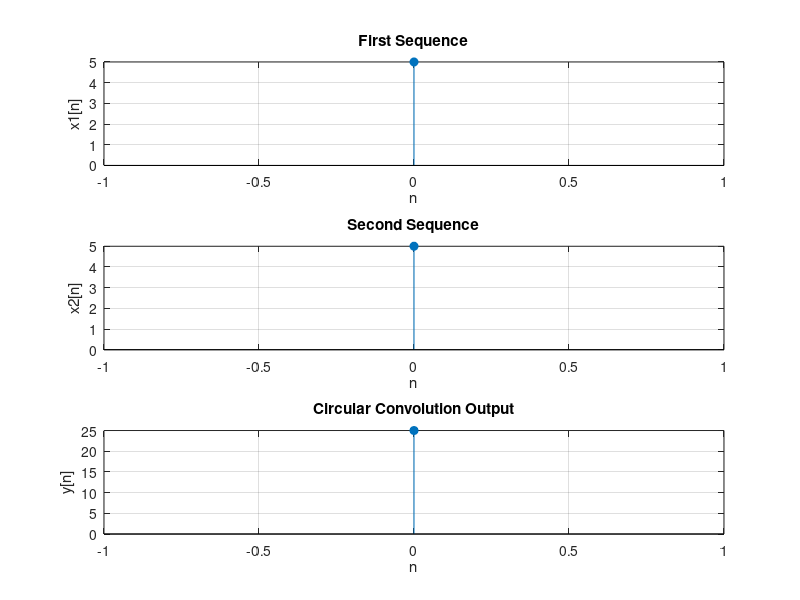

Write the MATLAB code that produced this figure.
% Circular convolution
clear;
close all;
clc;

x1 = input("Enter the first sequence: ");
x2 = input("Enter the second sequence: ");
n1 = length(x1);
n2 = length(x2);
n = max(n1, n2);

% Zero padding to make equal length
if n1 > n2
    x2 = [x2, zeros(1, n1 - n2)];
elseif n2 > n1
    x1 = [x1, zeros(1, n2 - n1)];
end

y = zeros(1, n); % Correct initialization

for i = 1:n
    for j = 1:n
        y(i) = y(i) + x1(j) * x2(mod(i - j, n) + 1);
    end
end

% Plotting
subplot(3,1,1);
stem(0:n-1, x1, 'filled');
grid on;
xlabel('n');
ylabel('x1[n]');
title('First Sequence');

subplot(3,1,2);
stem(0:n-1, x2, 'filled');
grid on;
xlabel('n');
ylabel('x2[n]');
title('Second Sequence');

subplot(3,1,3);
stem(0:n-1, y, 'filled');
grid on;
xlabel('n');
ylabel('y[n]');
title('Circular Convolution Output');
